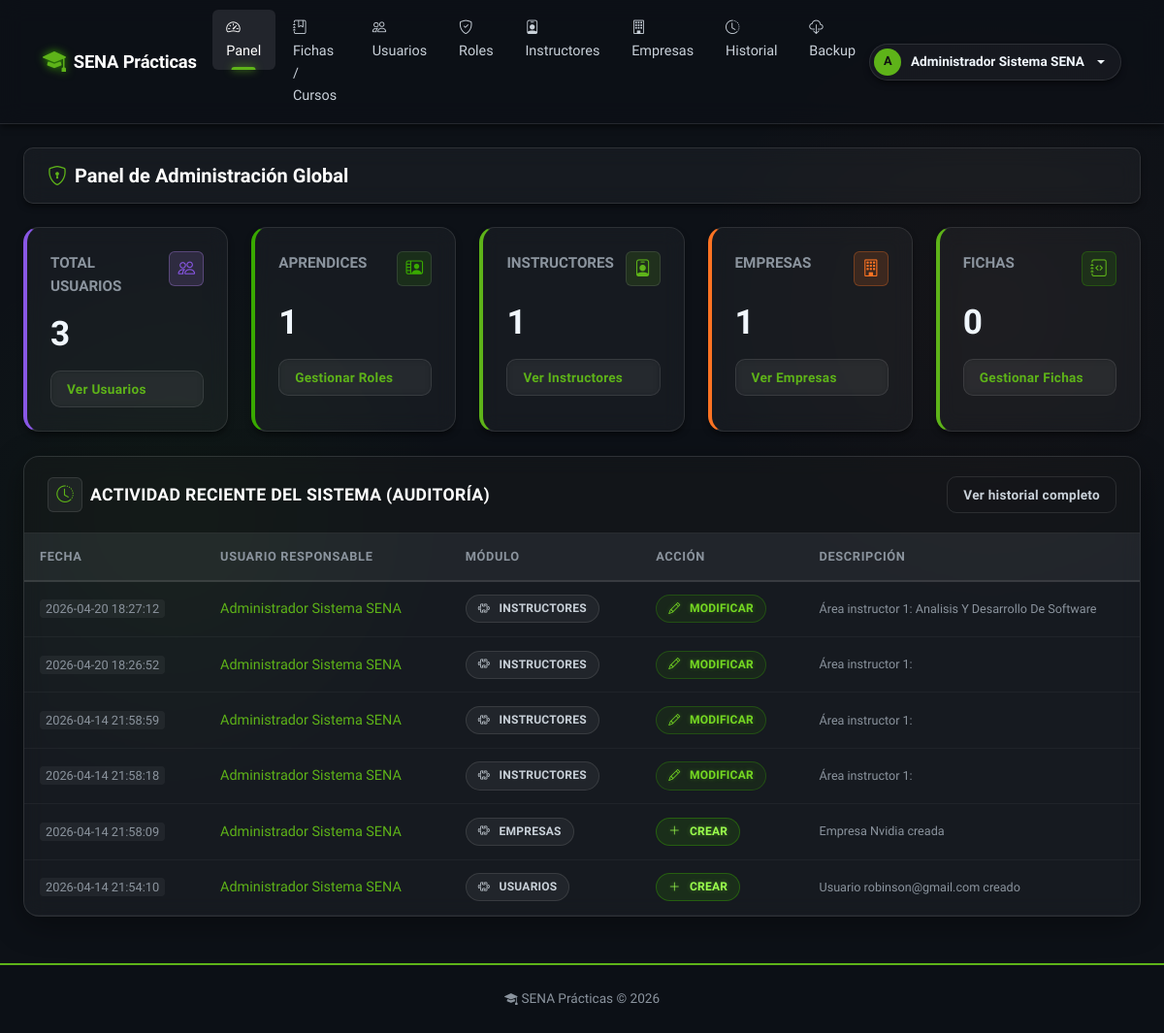
Before: /admin/dashboard (signed in) with the older database file.
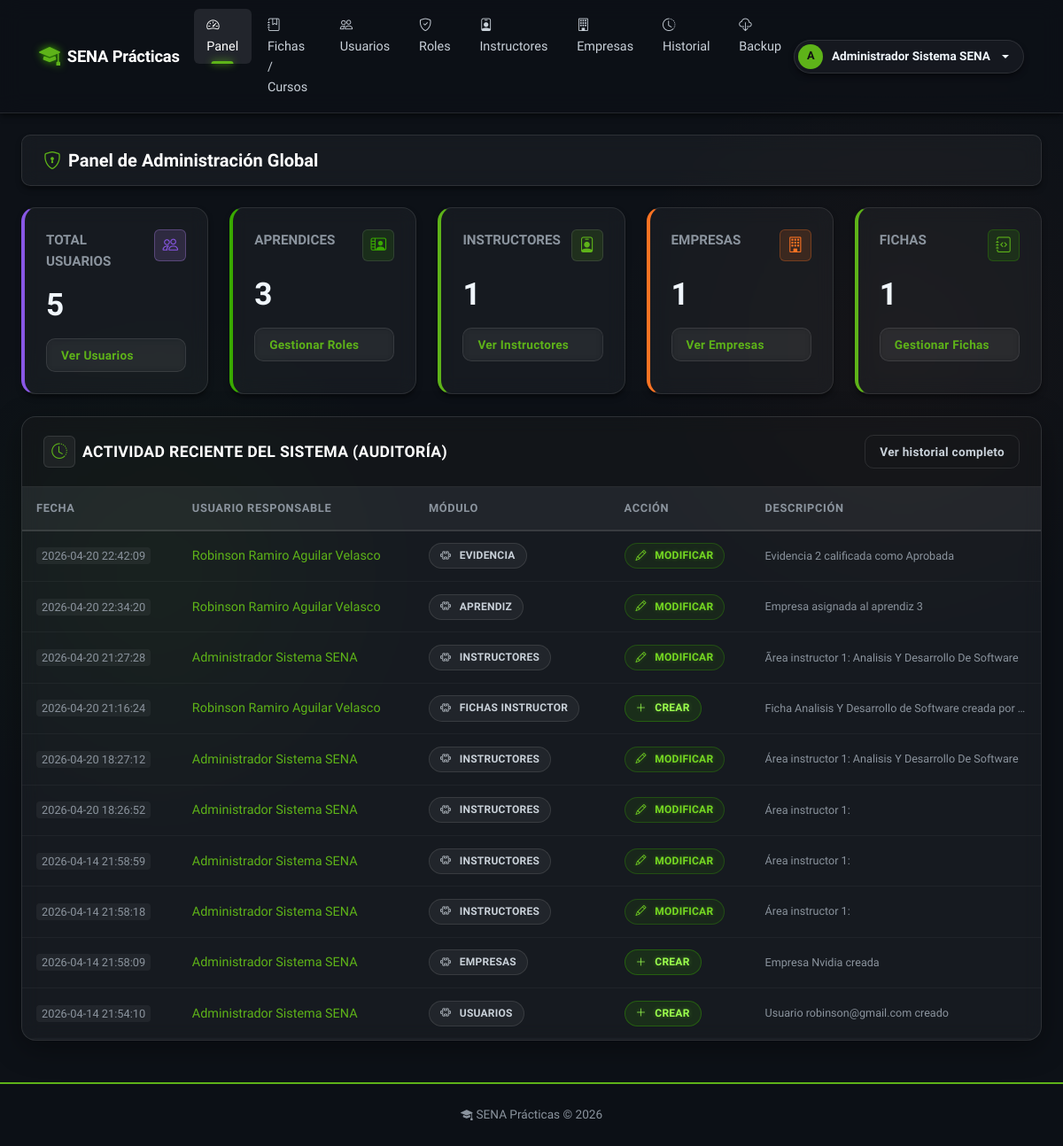
After: the same page with the newer database file.
### app/models/usuario.py (models this page shows, shortened)
class Usuario(db.Model, UserMixin):
    __tablename__ = 'usuario'
    id_usuario       = db.Column(db.Integer, primary_key=True)
    tipo_documento   = db.Column(db.String(20))
    numero_documento = db.Column(db.String(30))
    nombres          = db.Column(db.String(100), nullable=False)
    apellidos        = db.Column(db.String(100), nullable=False)
    correo           = db.Column(db.String(100), unique=True, nullable=False)
    telefono         = db.Column(db.String(20))
    password_hash    = db.Column(db.String(255), nullable=False)
    estado           = db.Column(db.Boolean, default=True)
    fecha_creacion   = db.Column(db.DateTime, default=lambda: datetime.now(timezone.utc))
    roles            = db.relationship('UsuarioRol', back_populates='usuario')
    instructor       = db.relationship('Instructor', back_populates='usuario', uselist=False)
    aprendiz         = db.relationship('Aprendiz', back_populates='usuario', uselist=False)
    historial        = db.relationship('HistorialCambios', back_populates='usuario')
    notificaciones   = db.relationship('Notificacion', back_populates='usuario')

### app/models/historial_cambios.py (models this page shows)
class HistorialCambios(db.Model):
    __tablename__ = 'historial_cambios'
    id_historial = db.Column(db.Integer, primary_key=True)
    id_usuario   = db.Column(db.Integer, db.ForeignKey('usuario.id_usuario'), nullable=False)
    modulo       = db.Column(db.String(50))
    accion       = db.Column(db.Enum('CREAR', 'MODIFICAR', 'ELIMINAR'))
    descripcion  = db.Column(db.Text)
    fecha        = db.Column(db.DateTime, default=lambda: datetime.now(timezone.utc))
    usuario      = db.relationship('Usuario', back_populates='historial')

### app/routes/admin.py (the view)
@bp.route('/dashboard')
@login_required
@role_required('superusuario')
def dashboard():
    total_usuarios    = Usuario.query.count()
    total_fichas      = Curso.query.count()
    total_aprendices  = Aprendiz.query.count()
    total_instructores = Instructor.query.count()
    total_empresas    = Empresa.query.filter_by(activa=True).count()
    cambios_recientes = (HistorialCambios.query
                         .order_by(HistorialCambios.fecha.desc())
                         .limit(10).all())
    return render_template('admin/dashboard.html',
                           total_usuarios=total_usuarios,
                           total_fichas=total_fichas,
                           total_aprendices=total_aprendices,
                           total_instructores=total_instructores,
                           total_empresas=total_empresas,
                           cambios_recientes=cambios_recientes)

### app/utils.py (called while the page is built)
def role_required(*roles):
    def decorator(f):
        @wraps(f)
        def decorated(*args, **kwargs):
            if not current_user.is_authenticated:
                flash('Inicia sesión para continuar.', 'warning')
                return redirect(url_for('auth.login'))
            user_roles = {ur.rol.nombre.lower() for ur in current_user.roles}
            required = {r.lower() for r in roles}
            if not user_roles.intersection(required):
                flash('No tienes permiso para acceder a esa sección.', 'danger')
                return abort(403)
            return f(*args, **kwargs)
        return decorated
    return decorator

### app/templates/admin/dashboard.html (shortened to what this page needs)
{% extends 'base.html' %}
{% block content %}
<div class="page-toolbar">
  <h2 class="m-0" style="font-size: 1.25rem; font-weight: 600;"><i class="bi bi-shield-lock text-primary me-2"></i>Panel de Administración Global</h2>
</div>
<div class="row row-cols-1 row-cols-md-3 row-cols-lg-5 g-4 mb-4">
  <div class="col">
    <div class="lib-card h-100" style="border-left: 4px solid var(--accent-purple);">
      <div class="lib-card-body">
        <div class="d-flex justify-content-between align-items-start mb-3">
          <div class="lib-card-title text-muted text-uppercase mb-0">Total Usuarios</div>
          <div class="shell-header-icon" style="color: var(--accent-purple); background: rgba(188,140,255,0.15); border-color: rgba(188,140,255,0.3);"><i class="bi bi-people"></i></div>
        </div>
        <h3 style="font-size: 2.2rem; font-weight: 700; margin: 0; color: var(--text-primary);">{{ total_usuarios }}</h3>
        <a href="{{ url_for('admin.usuarios') }}" class="btn btn-ghost btn-sm mt-3 w-100">Ver Usuarios</a>
      </div>
    </div>
  </div>
  <div class="col">
    <div class="lib-card h-100" style="border-left: 4px solid var(--accent-cyan);">
      <div class="lib-card-body">
        <div class="d-flex justify-content-between align-items-start mb-3">
          <div class="lib-card-title text-muted text-uppercase mb-0">Aprendices</div>
          <div class="shell-header-icon" style="color: var(--accent-cyan); background: var(--accent-cyan-glow);"><i class="bi bi-person-video2"></i></div>
        </div>
        <h3 style="font-size: 2.2rem; font-weight: 700; margin: 0; color: var(--text-primary);">{{ total_aprendices }}</h3>
        <a href="{{ url_for('admin.roles') }}" class="btn btn-ghost btn-sm mt-3 w-100">Gestionar Roles</a>
      </div>
    </div>
  </div>
  <div class="col">
    <div class="lib-card h-100" style="border-left: 4px solid var(--accent-green);">
      <div class="lib-card-body">
        <div class="d-flex justify-content-between align-items-start mb-3">
          <div class="lib-card-title text-muted text-uppercase mb-0">Instructores</div>
          <div class="shell-header-icon" style="color: var(--accent-green); background: var(--accent-green-glow);"><i class="bi bi-person-badge"></i></div>
        </div>
        <h3 style="font-size: 2.2rem; font-weight: 700; margin: 0; color: var(--text-primary);">{{ total_instructores }}</h3>
        <a href="{{ url_for('admin.instructores') }}" class="btn btn-ghost btn-sm mt-3 w-100">Ver Instructores</a>
      </div>
    </div>
  </div>
  <div class="col">
    <div class="lib-card h-100" style="border-left: 4px solid var(--sena-orange);">
      <div class="lib-card-body">
        <div class="d-flex justify-content-between align-items-start mb-3">
          <div class="lib-card-title text-muted text-uppercase mb-0">Empresas</div>
          <div class="shell-header-icon" style="color: var(--sena-orange); background: rgba(252,115,35,0.15); border-color: rgba(252,115,35,0.3);"><i class="bi bi-building"></i></div>
        </div>
        <h3 style="font-size: 2.2rem; font-weight: 700; margin: 0; color: var(--text-primary);">{{ total_empresas }}</h3>
        <a href="{{ url_for('admin.empresas') }}" class="btn btn-ghost btn-sm mt-3 w-100">Ver Empresas</a>
      </div>
    </div>
  </div>
  <div class="col">
    <div class="lib-card h-100" style="border-left: 4px solid var(--sena-green);">
      <div class="lib-card-body">
        <div class="d-flex justify-content-between align-items-start mb-3">
          <div class="lib-card-title text-muted text-uppercase mb-0">Fichas</div>
          <div class="shell-header-icon" style="color: var(--sena-green); background: rgba(57,169,0,0.15); border-color: rgba(57,169,0,0.3);"><i class="bi bi-journal-code"></i></div>
        </div>
        <h3 style="font-size: 2.2rem; font-weight: 700; margin: 0; color: var(--text-primary);">{{ total_fichas }}</h3>
        <a href="{{ url_for('admin.fichas') }}" class="btn btn-ghost btn-sm mt-3 w-100">Gestionar Fichas</a>
      </div>
    </div>
  </div>
</div>
<div class="biblioteca-shell">
  <div class="biblioteca-shell-header d-flex justify-content-between align-items-center">
    <div class="d-flex align-items-center gap-2">
      <div class="shell-header-icon"><i class="bi bi-clock-history"></i></div>
      <h4 class="m-0">Actividad Reciente del Sistema (Auditoría)</h4>
    </div>
    <a href="{{ url_for('admin.historial') }}" class="btn btn-sm btn-outline-secondary">Ver historial completo</a>
  </div>
  <div class="biblioteca-shell-body p-0">
    <div class="table-responsive">
      <table class="biblioteca-table mb-0">
        <thead>
          <tr>
            <th>Fecha</th>
            <th>Usuario Responsable</th>
            <th>Módulo</th>
            <th>Acción</th>
            <th>Descripción</th>
          </tr>
        </thead>
        <tbody>
          {% for r in cambios_recientes %}
           <tr>
             <td><span class="ts-label">{{ r.fecha.strftime('%Y-%m-%d %H:%M:%S') if r.fecha else '--' }}</span></td>
             <td class="text-primary fw-medium">{{ r.usuario.nombres }} {{ r.usuario.apellidos }}</td>
             <td><span class="badge-lib badge-gray"><i class="bi bi-puzzle me-1"></i> {{ r.modulo }}</span></td>
             <td>
               {% if r.accion == 'CREAR' %}<span class="badge-lib badge-green"><i class="bi bi-plus-lg me-1"></i> CREAR</span>
               {% elif r.accion == 'MODIFICAR' %}<span class="badge-lib badge-cyan"><i class="bi bi-pencil me-1"></i> MODIFICAR</span>
               {% elif r.accion == 'ELIMINAR' %}<span class="badge-lib badge-red"><i class="bi bi-trash me-1"></i> ELIMINAR</span>
               {% else %}{{ r.accion }}{% endif %}
             </td>
             <td class="text-muted small text-truncate" style="max-width: 300px;" title="{{ r.descripcion }}">{{ r.descripcion }}</td>
           </tr>
          {% else %}
           <tr><td colspan="5" class="text-center py-4 text-muted fst-italic">No se registran eventos recientes.</td></tr>
          {% endfor %}
        </tbody>
      </table>
    </div>
  </div>
</div>
{% endblock %}

### app/templates/base.html (shortened to what this page needs)
<!DOCTYPE html>
<html lang="es">
<head>
  <link rel="stylesheet" href="{{ url_for('static', filename='bootstrap/css/bootstrap.min.css') }}">
  <link rel="stylesheet" href="https://cdn.jsdelivr.net/npm/bootstrap-icons@1.11.3/font/bootstrap-icons.min.css">
  <link rel="stylesheet" href="{{ url_for('static', filename='biblioteca.css') }}">
</head>
<body class="biblioteca-body">
{% if current_user.is_authenticated %}
<nav class="navbar biblioteca-nav navbar-expand-lg">
  <div class="container-fluid px-4">
    <a class="navbar-brand" href="{{ url_for('auth.landing') }}">
      <i class="bi bi-mortarboard-fill brand-icon"></i>
      SENA Prácticas
    </a>
    <div class="collapse navbar-collapse" id="navMain">
      <ul class="navbar-nav me-auto gap-1">
        {% set rol = namespace(nombre='') %}
        {% for ur in current_user.roles %}
          {% if ur.rol.nombre == 'superusuario' %}{% set rol.nombre = 'superusuario' %}
          {% elif ur.rol.nombre == 'instructor' and rol.nombre != 'superusuario' %}{% set rol.nombre = 'instructor' %}
          {% elif ur.rol.nombre == 'aprendiz' and rol.nombre == '' %}{% set rol.nombre = 'aprendiz' %}
          {% endif %}
        {% endfor %}
        {% if rol.nombre == 'aprendiz' %}
          <li class="nav-item"><a class="nav-link {% if request.endpoint == 'aprendiz.dashboard' %}active{% endif %}"
            href="{{ url_for('aprendiz.dashboard') }}"><i class="bi bi-house me-1"></i>Dashboard</a></li>
          <li class="nav-item"><a class="nav-link {% if 'evidencias_subir' in request.endpoint %}active{% endif %}"
            href="{{ url_for('aprendiz.evidencias_subir') }}"><i class="bi bi-upload me-1"></i>Subir evidencias</a></li>
          <li class="nav-item"><a class="nav-link {% if 'progreso' in request.endpoint %}active{% endif %}"
            href="{{ url_for('aprendiz.progreso') }}"><i class="bi bi-graph-up me-1"></i>Mi progreso</a></li>
          <li class="nav-item"><a class="nav-link {% if 'informacion' in request.endpoint %}active{% endif %}"
            href="{{ url_for('aprendiz.informacion') }}"><i class="bi bi-person-lines-fill me-1"></i>Mi información</a></li>
          <li class="nav-item"><a class="nav-link {% if 'notificaciones' in request.endpoint %}active{% endif %}"
            href="{{ url_for('aprendiz.notificaciones') }}"><i class="bi bi-bell me-1"></i>Notificaciones</a></li>
          <li class="nav-item"><a class="nav-link {% if 'mis_evidencias' in request.endpoint %}active{% endif %}"
            href="{{ url_for('aprendiz.mis_evidencias') }}"><i class="bi bi-folder2-open me-1"></i>Mis evidencias</a></li>
        {% elif rol.nombre == 'superusuario' %}
          <li class="nav-item"><a class="nav-link {% if request.endpoint and request.endpoint.startswith('admin.dashboard') %}active{% endif %}" href="{{ url_for('admin.dashboard') }}"><i class="bi bi-speedometer2 me-1"></i>Panel</a></li>
          <li class="nav-item"><a class="nav-link " href="{{ url_for('admin.fichas') }}"><i class="bi bi-journal-bookmark me-1"></i>Fichas / Cursos</a></li>
          <li class="nav-item"><a class="nav-link {% if request.endpoint and request.endpoint.startswith('admin.usuarios') %}active{% endif %}" href="{{ url_for('admin.usuarios') }}"><i class="bi bi-people me-1"></i>Usuarios</a></li>
          <li class="nav-item"><a class="nav-link {% if request.endpoint and request.endpoint.startswith('admin.roles') %}active{% endif %}" href="{{ url_for('admin.roles') }}"><i class="bi bi-shield-check me-1"></i>Roles</a></li>
          <li class="nav-item"><a class="nav-link " href="{{ url_for('admin.instructores') }}"><i class="bi bi-person-badge me-1"></i>Instructores</a></li>
          <li class="nav-item"><a class="nav-link {% if request.endpoint and request.endpoint.startswith('admin.empresas') %}active{% endif %}" href="{{ url_for('admin.empresas') }}"><i class="bi bi-building me-1"></i>Empresas</a></li>
          <li class="nav-item"><a class="nav-link " href="{{ url_for('admin.historial') }}"><i class="bi bi-clock-history me-1"></i>Historial</a></li>
          <li class="nav-item"><a class="nav-link {% if 'backup' in request.endpoint %}active{% endif %}"
            href="{{ url_for('admin.backup') }}"><i class="bi bi-cloud-download me-1"></i>Backup</a></li>
        {% endif %}
      </ul>
      <div class="dropdown">
        <a class="nav-user-pill dropdown-toggle" data-bs-toggle="dropdown" href="#" id="userDropdown">
          <span class="avatar">{{ current_user.nombres[0] | upper }}</span>
          {{ current_user.nombres }} {{ current_user.apellidos }}
        </a>
          {% set icon_color = 'var(--accent-amber)' %}
          {% if rol.nombre == 'superusuario' %}{% set icon_color = 'var(--accent-purple)' %}
          {% elif rol.nombre == 'instructor' %}{% set icon_color = 'var(--accent-green)' %}
          {% endif %}
          {% set icon_style = 'style="color: ' ~ icon_color ~ '; font-size: 0.5rem;"' %}
      </div>
    </div>
  </div>
</nav>
{% endif %}
<main class="{% if current_user.is_authenticated %}container-fluid px-4 py-4{% endif %}">
  {% block content %}{% endblock %}
</main>
{% if current_user.is_authenticated %}
<footer class="biblioteca-footer text-center mt-4">
  <div class="container">
    <span><i class="bi bi-mortarboard-fill me-1"></i>SENA Prácticas &copy; {{ moment().year if moment else 2026 }}</span>
  </div>
</footer>
{% endif %}
</body>
</html>

Changed rows visible on the page:
added HistorialCambios: fecha "2026-04-20 22:42:09", usuario.nombres "Robinson Ramiro", usuario.apellidos "Aguilar Velasco", modulo "EVIDENCIA", accion "MODIFICAR" (drawn), descripcion "Evidencia 2 calificada como Aprobada"
added HistorialCambios: fecha "2026-04-20 22:34:20", usuario.nombres "Robinson Ramiro", usuario.apellidos "Aguilar Velasco", modulo "APRENDIZ", accion "MODIFICAR" (drawn), descripcion "Empresa asignada al aprendiz 3"
added HistorialCambios: fecha "2026-04-20 21:27:28", usuario.nombres "Administrador", usuario.apellidos "Sistema SENA", modulo "INSTRUCTORES", accion "MODIFICAR" (drawn), descripcion "Ãrea instructor 1: Analisis Y Desarrollo De Software"
added HistorialCambios: fecha "2026-04-20 21:16:24", usuario.nombres "Robinson Ramiro", usuario.apellidos "Aguilar Velasco", modulo "FICHAS INSTRUCTOR", accion "CREAR" (drawn), descripcion "Ficha Analisis Y Desarrollo de Software creada por…"
Other visible differences:
{{ total_usuarios }}: "3" → "5"
{{ total_aprendices }}: "1" → "3"
{{ total_fichas }}: "0" → "1"
